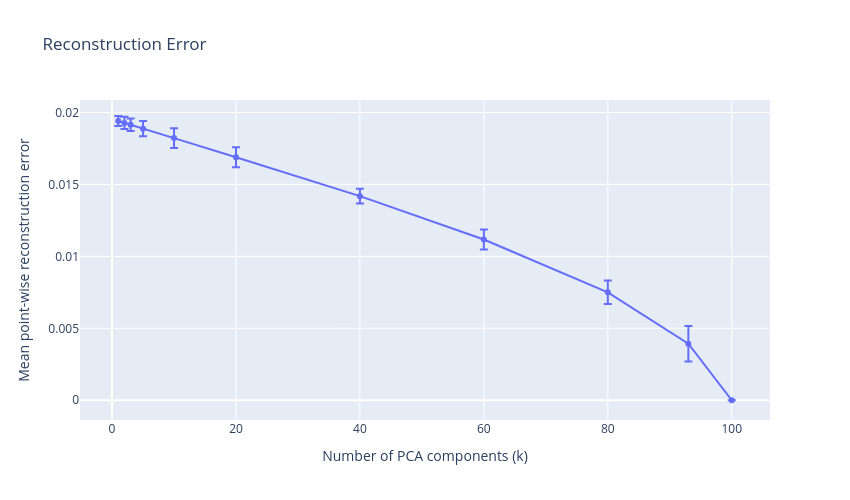

The notebook cell saved with this chart:
### Code cell
def reconstruction_error_vs_k(point_clouds_norm, mean_shape, components, scores, ks):
    X_original = point_clouds_norm.reshape(point_clouds_norm.shape[0], -1)
    mean_vector = mean_shape.reshape(-1)

    errors_mean = []
    errors_std = []

    for k in ks:
        X_rec = mean_vector + scores[:, :k] @ components[:k, :]

        diff = X_original - X_rec
        per_shape_error = np.linalg.norm(diff.reshape(point_clouds_norm.shape), axis=2).mean(axis=1)

        errors_mean.append(per_shape_error.mean())
        errors_std.append(per_shape_error.std())

    return np.array(errors_mean), np.array(errors_std)

ks = [1, 2, 3, 5, 10, 20, 40, 60, 80, 93, 100]
ks = [k for k in ks if k <= components.shape[0]]

errors_mean, errors_std = reconstruction_error_vs_k(point_clouds_norm, mean_shape, components, scores, ks)

fig = go.Figure()

fig.add_trace(go.Scatter(
    x=ks,
    y=errors_mean,
    mode="lines+markers",
    name="Mean reconstruction error",
    error_y=dict(
        type="data",
        array=errors_std,
        visible=True
    )
))

fig.update_layout(
    title="Reconstruction Error",
    xaxis_title="Number of PCA components (k)",
    yaxis_title="Mean point-wise reconstruction error",
    width=850,
    height=500
)

fig.show()

### Figure 1 — Plotly figure (JSON) as saved in the notebook; plotly's stock layout.template omitted (floating-point values rounded to 4 significant figures)
{"data": [{"error_y": {"array": [0.000349, 0.0004178, 0.0004336, 0.0005258, 0.0006798, 0.0006972, 0.0005185, 0.0006988, 0.0008162, 0.001233, 6.47e-18], "type": "data", "visible": true}, "mode": "lines+markers", "name": "Mean reconstruction error", "type": "scatter", "x": [1, 2, 3, 5, 10, 20, 40, 60, 80, 93, 100], "y": [0.0194, 0.01928, 0.01914, 0.01887, 0.01822, 0.01689, 0.01418, 0.01117, 0.007503, 0.003928, 5.051e-17]}], "layout": {"height": 500, "title": {"text": "Reconstruction Error"}, "width": 850, "xaxis": {"title": {"text": "Number of PCA components (k)"}}, "yaxis": {"title": {"text": "Mean point-wise reconstruction error"}}}}
